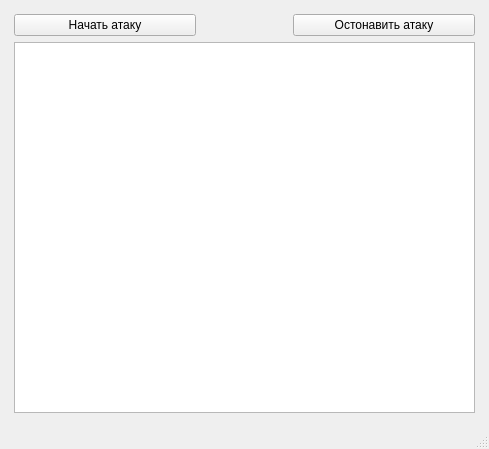
<?xml version="1.0" encoding="UTF-8"?>
<ui version="4.0">
 <class>MainWindow</class>
 <widget class="QMainWindow" name="MainWindow">
  <property name="geometry">
   <rect>
    <x>0</x>
    <y>0</y>
    <width>489</width>
    <height>449</height>
   </rect>
  </property>
  <property name="windowTitle">
   <string>DDoS-атака</string>
  </property>
  <widget class="QWidget" name="centralwidget">
   <layout class="QHBoxLayout" name="horizontalLayout_2">
    <item>
     <layout class="QVBoxLayout" name="verticalLayout" stretch="2,12">
      <property name="leftMargin">
       <number>5</number>
      </property>
      <property name="topMargin">
       <number>5</number>
      </property>
      <property name="rightMargin">
       <number>5</number>
      </property>
      <property name="bottomMargin">
       <number>5</number>
      </property>
      <item>
       <layout class="QHBoxLayout" name="horizontalLayout" stretch="2,1,2">
        <item>
         <widget class="QPushButton" name="pB_StartAttack">
          <property name="text">
           <string>Начать атаку</string>
          </property>
         </widget>
        </item>
        <item>
         <spacer name="horizontalSpacer">
          <property name="orientation">
           <enum>Qt::Horizontal</enum>
          </property>
          <property name="sizeHint" stdset="0">
           <size>
            <width>40</width>
            <height>20</height>
           </size>
          </property>
         </spacer>
        </item>
        <item>
         <widget class="QPushButton" name="pB_StopAttack">
          <property name="text">
           <string>Остонавить атаку</string>
          </property>
         </widget>
        </item>
       </layout>
      </item>
      <item>
       <widget class="QTableWidget" name="tW_NodeStatus">
        <property name="rowCount">
         <number>0</number>
        </property>
        <property name="columnCount">
         <number>0</number>
        </property>
       </widget>
      </item>
     </layout>
    </item>
   </layout>
  </widget>
  <widget class="QMenuBar" name="menubar">
   <property name="geometry">
    <rect>
     <x>0</x>
     <y>0</y>
     <width>489</width>
     <height>22</height>
    </rect>
   </property>
  </widget>
  <widget class="QStatusBar" name="statusbar"/>
 </widget>
 <resources/>
 <connections/>
</ui>
